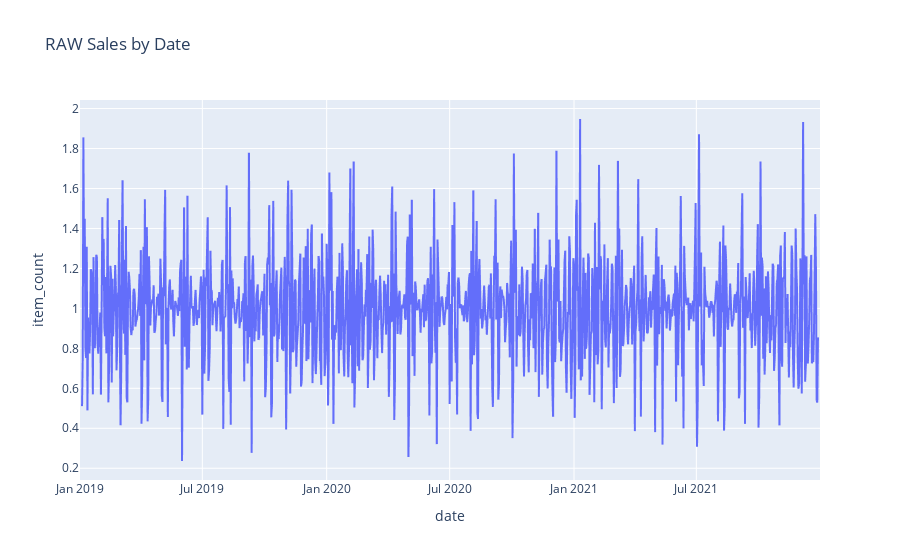

Source (notebook cell):
### Code cell
df_plot2 = df_plot.copy()

df_plot2.item_count = df_plot2.item_count / adjustment.seasonal / adjustment.trend

fig = px.line(df_plot2.reset_index(), x="date", y="item_count", title='RAW Sales by Date')
fig.show()

### Figure 1 — Plotly figure (JSON) as saved in the notebook; plotly's stock layout.template omitted (floating-point values rounded to 4 significant figures; data arrays with more than 128 entries replaced by an {"elided": "..."} marker saying what was removed)
{"data": [{"hovertemplate": "date=%{x}<br>item_count=%{y}<extra></extra>", "legendgroup": "", "line": {"color": "#636efa", "dash": "solid"}, "marker": {"symbol": "circle"}, "mode": "lines", "name": "", "showlegend": false, "type": "scattergl", "x": {"elided": "1096 str values"}, "xaxis": "x", "y": {"elided": "1096 float values"}, "yaxis": "y"}], "layout": {"legend": {"tracegroupgap": 0}, "title": {"text": "RAW Sales by Date"}, "xaxis": {"anchor": "y", "domain": [0, 1], "title": {"text": "date"}}, "yaxis": {"anchor": "x", "domain": [0, 1], "title": {"text": "item_count"}}}}
